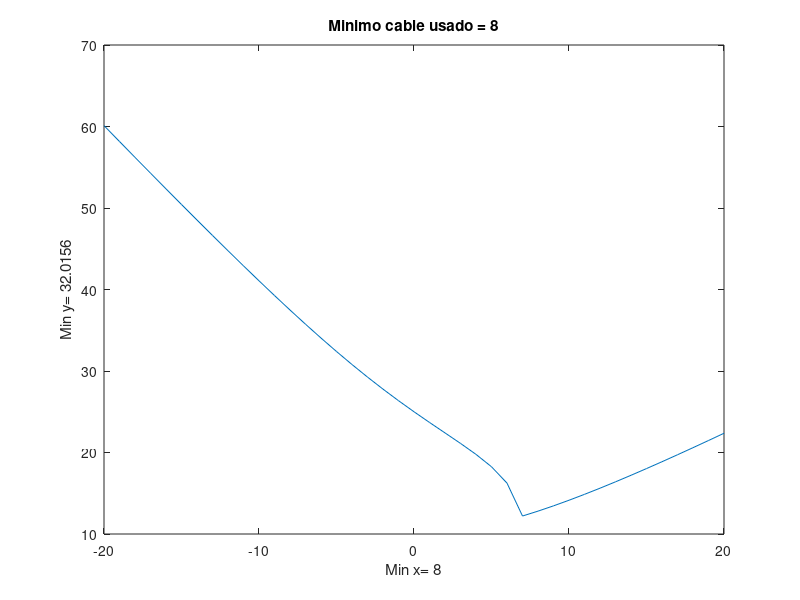

MATLAB code for this plot:
% Title        :Funcion minimo de cable usado
% Description  :Script para graficar el minimo de cable usado
% Author       :Bryan Alejandro Martinez López, Oscar Eduardo Mendoza Alcantara, Gabriel Hernandez Cuadra 
% Date         :20211014
% Version      :1
% Usage        :octave> /path/
%              :octave>>ScriptPostes
%              :Requiere aplicacion octave para usar su linea de comandos 

% limpiar variable 
 clear 
% Minimo de cable
% Rango de -20.. 20 en i=1
 h= -20:20;
% Valor de la funcion 
 Fh= @(h) sqrt(10^2 + h.^2) + sqrt(15^2 + (20 - h)^2);
% Funcion a plotear  
 y= sqrt(10^2 + h.^2) + sqrt(15^2 - 40*h + h.^2);
% Funcion para determinar valor minimo
 rest= fminbnd(Fh,-20,20);
% Dibujar h,y 
 plot (h,y);
% Titulo 
 title(['Minimo cable usado = ' num2str(rest)]);
% Etiqueta para x
 xlabel(['Min x= ' num2str(rest)]);
% Etiqueta para y 
 ylabel(['Min y= ' num2str( Fh(rest) )]); 
 
 
